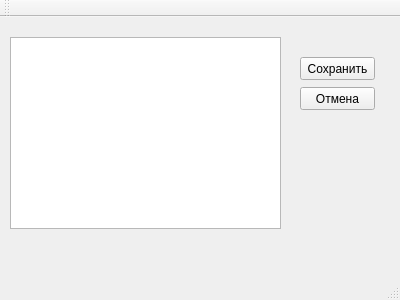
<?xml version="1.0" encoding="UTF-8"?>
<ui version="4.0">
 <class>MainWindow</class>
 <widget class="QMainWindow" name="MainWindow">
  <property name="geometry">
   <rect>
    <x>0</x>
    <y>0</y>
    <width>400</width>
    <height>300</height>
   </rect>
  </property>
  <property name="windowTitle">
   <string>MainWindow</string>
  </property>
  <widget class="QWidget" name="centralWidget">
   <widget class="QTableView" name="view">
    <property name="geometry">
     <rect>
      <x>10</x>
      <y>20</y>
      <width>271</width>
      <height>192</height>
     </rect>
    </property>
   </widget>
   <widget class="QPushButton" name="savebutton">
    <property name="geometry">
     <rect>
      <x>300</x>
      <y>40</y>
      <width>75</width>
      <height>23</height>
     </rect>
    </property>
    <property name="text">
     <string>Сохранить</string>
    </property>
   </widget>
   <widget class="QPushButton" name="revertbutton">
    <property name="geometry">
     <rect>
      <x>300</x>
      <y>70</y>
      <width>75</width>
      <height>23</height>
     </rect>
    </property>
    <property name="text">
     <string>Отмена</string>
    </property>
   </widget>
  </widget>
  <widget class="QMenuBar" name="menuBar">
   <property name="geometry">
    <rect>
     <x>0</x>
     <y>0</y>
     <width>400</width>
     <height>21</height>
    </rect>
   </property>
  </widget>
  <widget class="QToolBar" name="mainToolBar">
   <attribute name="toolBarArea">
    <enum>TopToolBarArea</enum>
   </attribute>
   <attribute name="toolBarBreak">
    <bool>false</bool>
   </attribute>
  </widget>
  <widget class="QStatusBar" name="statusBar"/>
 </widget>
 <layoutdefault spacing="6" margin="11"/>
 <resources/>
 <connections/>
</ui>
